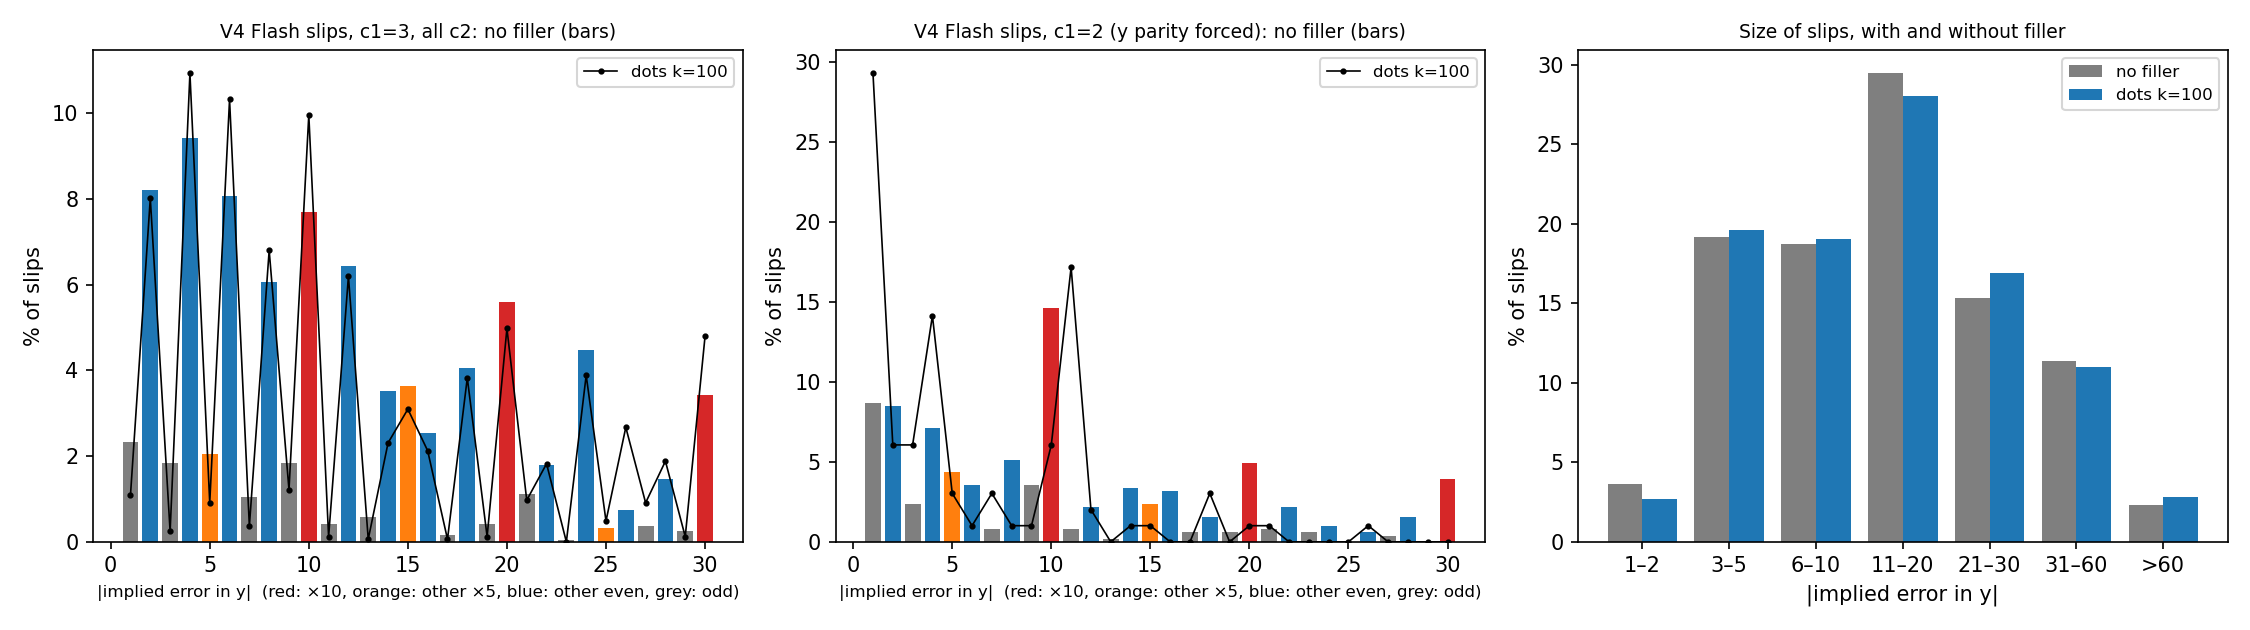

This chart was generated by the following Python code:
"""Follow-up: parity, size and offset spectrum of V4 Flash's slips (existing data, no API calls).

Run: python scripts/followup_slips.py
Task: y = c1*x +/- k1, answer z = c2*y +/- k2, with c1, c2 in {2, 3}.
Implied error in y for a wrong answer: dy = (z_wrong -/+ k2) / c2 - y, defined only when the
division is exact ("clean inverse"); other wrong answers are final-step errors and are excluded.
Parity caveats handled by splitting on the coefficients:
  - z's parity is fixed by k2 when c2 = 2, so parity is tested on dy, never on z.
  - y's parity is fixed by k1 when c1 = 2 (2x is always even), so a model that merely knows
    "twice anything is even" keeps y's parity for free. The clean test is c1 = 3.
  - with c2 = 2, a tens slip in the FINAL multiplication (z off by 10) shows up as dy = +/-5;
    with c2 = 3 it is not a clean inverse and is excluded. So c2 = 3 gives the cleanest dy.
Data: Phase 3 M=300 samples (T=1, 16 per item, no filler vs dots k=100) and the dose-response run.
Writes data/results/followup_slips.json and scripts/followup_slips.png.
"""
import json
import re
from pathlib import Path

import matplotlib
matplotlib.use("Agg")
import matplotlib.pyplot as plt
import numpy as np
import pandas as pd
from scipy.stats import wilcoxon

ROOT = Path(__file__).resolve().parents[1]
RES = ROOT / "data" / "results"
COEF = {"twice": 2, "three times": 3}
EXPR = re.compile(r"^(.+) the number for (\w+) (plus|minus) (\d+)$")
D = 30
ABS = np.arange(1, D + 1)
rng = np.random.default_rng(0)
out = {}

items = {it["idx"]: it for it in map(json.loads, open(ROOT / "data/tasks/eval.jsonl"))}
for it in items.values():
    w = EXPR.match(dict(map(tuple, it["definitions"]))[it["queried_term"]]).group(1)
    it["c1"] = COEF[w]


def implied_dy(z_wrong, it):
    rem = z_wrong - it["constant"] if it["operation"] == "plus" else z_wrong + it["constant"]
    return rem // it["coefficient"] - it["chain"]["y"] if rem % it["coefficient"] == 0 else None


def prep(df):
    df = df[df.parsed.notna() & ~df.correct].copy()
    df["z_err"] = [int(a) - items[i]["answer"] for a, i in zip(df.parsed, df.idx)]
    df["dy"] = [implied_dy(int(a), items[i]) for a, i in zip(df.parsed, df.idx)]
    df["c1"] = [items[i]["c1"] for i in df.idx]
    df["c2"] = [items[i]["coefficient"] for i in df.idx]
    # drop binding errors (question applied to another variable): they are not slips
    df = df[[int(a) not in items[i]["rivals"].values() for a, i in zip(df.parsed, df.idx)]]
    return df


p3 = pd.DataFrame(json.loads(l) for l in open(RES / "phase3_M300.jsonl"))
n_samples = p3.groupby("cond").size()
w = prep(p3[p3.cond.isin(["k0_T1.0", "F_T1.0"])])
w["cond"] = w.cond.map({"k0_T1.0": "no filler", "F_T1.0": "dots k=100"})
slips = w[w.dy.notna() & (w.dy != 0)].copy()
slips["dy"] = slips.dy.astype(int)
CONDS = ["no filler", "dots k=100"]
print(f"wrong, non-binding answers: {w.groupby('cond').size().to_dict()} | with a clean inverse: {slips.groupby('cond').size().to_dict()}")


def cluster_ci(d, fn, n=2000):
    """Bootstrap over items of a statistic fn(sub-frame)."""
    groups = [g for _, g in d.groupby("idx")]
    if len(groups) < 5:
        return float("nan"), float("nan")
    vals = [fn(pd.concat([groups[i] for i in rng.integers(0, len(groups), len(groups))])) for _ in range(n)]
    return float(np.nanpercentile(vals, 2.5)), float(np.nanpercentile(vals, 97.5))


# ---------------- 1. do slips keep the parity of y? ----------------
print("\n=== 1. share of slips whose implied y error is EVEN (chance 50%) ===")
out["parity"] = {}
even = lambda d: float((d.dy % 2 == 0).mean())
for c1 in [3, 2]:
    for c2 in [3, 2, "all"]:
        for cond in CONDS:
            d = slips[(slips.c1 == c1) & (slips.cond == cond) & ((slips.c2 == c2) if c2 != "all" else True)]
            lo, hi = cluster_ci(d, even, 1000)
            note = "  <- cleanest test" if (c1 == 3 and c2 == 3) else "  (y parity forced by k1)" if c1 == 2 else ""
            out["parity"][f"c1={c1}|c2={c2}|{cond}"] = {"share_even": even(d), "ci": [lo, hi], "n": int(len(d)), "items": int(d.idx.nunique())}
            print(f"c1={c1} c2={c2!s:3s} {cond:11s}: {even(d):.1%} [{lo:.1%}, {hi:.1%}]  (n={len(d)}, {d.idx.nunique()} items){note}")
# parity among even non-multiples of 10 vs odd, to separate "parity" from "tens slip"
d = slips[(slips.c1 == 3) & (slips.dy.abs() <= 9)]
print("c1=3, |dy| <= 9 only (no tens slips possible): share even:",
      {c: f"{even(d[d.cond == c]):.1%} (n={len(d[d.cond == c])})" for c in CONDS})
out["parity"]["c1=3_absdy_le9"] = {c: {"share_even": even(d[d.cond == c]), "n": int(len(d[d.cond == c]))} for c in CONDS}

# ---------------- 2. do slips shrink, or just become rarer? ----------------
print("\n=== 2. size of slips: |implied y error| ===")
out["size"] = {}
for label, sub in [("all slips", slips), ("c1=3 only", slips[slips.c1 == 3])]:
    for cond in CONDS:
        a = sub[sub.cond == cond].dy.abs()
        rate = len(a) / n_samples[{"no filler": "k0_T1.0", "dots k=100": "F_T1.0"}[cond]]
        out["size"][f"{label}|{cond}"] = {"n": int(len(a)), "rate_of_samples": float(rate), "median": float(a.median()), "mean": float(a.mean()),
                                         "q25": float(a.quantile(.25)), "q75": float(a.quantile(.75)), "share_le2": float((a <= 2).mean()),
                                         "share_le10": float((a <= 10).mean()), "share_gt30": float((a > 30).mean())}
        print(f"{label:10s} {cond:11s}: {rate:.1%} of samples | median {a.median():.0f} | quartiles {a.quantile(.25):.0f}-{a.quantile(.75):.0f} | "
              f"mean {a.mean():.1f} | <=2: {(a <= 2).mean():.0%} | <=10: {(a <= 10).mean():.0%} | >30: {(a > 30).mean():.0%}")
med = lambda d: d[d.cond == "dots k=100"].dy.abs().median() - d[d.cond == "no filler"].dy.abs().median()
lo, hi = cluster_ci(slips, med, 1000)
print(f"difference in median |dy| (filler - no filler): {med(slips):+.1f} [{lo:+.1f}, {hi:+.1f}]")
out["size"]["median_diff"] = {"diff": float(med(slips)), "ci": [lo, hi]}
# within-item: items with at least 4 slips in BOTH conditions
per = slips.groupby(["idx", "cond"]).dy.agg(lambda s: s.abs().median()).unstack()
cnt = slips.groupby(["idx", "cond"]).size().unstack(fill_value=0)
both = per[(cnt["no filler"] >= 4) & (cnt["dots k=100"] >= 4)].dropna()
wt = wilcoxon(both["dots k=100"], both["no filler"])
print(f"within-item (>= 4 slips in both conditions, {len(both)} items): median |dy| no filler {both['no filler'].median():.1f} "
      f"vs filler {both['dots k=100'].median():.1f}; smaller with filler in {(both['dots k=100'] < both['no filler']).mean():.0%}, "
      f"larger in {(both['dots k=100'] > both['no filler']).mean():.0%} (Wilcoxon p={wt.pvalue:.2g})")
out["size"]["within_item"] = {"n_items": int(len(both)), "median_no_filler": float(both["no filler"].median()), "median_filler": float(both["dots k=100"].median()),
                              "share_smaller": float((both["dots k=100"] < both["no filler"]).mean()), "share_larger": float((both["dots k=100"] > both["no filler"]).mean()),
                              "wilcoxon_p": float(wt.pvalue)}
# by filler length (dose-response items: 219 not at ceiling)
dose = pd.DataFrame(json.loads(l) for l in open(RES / "followup_dose.jsonl"))
run = set(dose.idx)
ends = p3[p3.cond.isin(["k0_T1.0", "F_T1.0"]) & p3.idx.isin(run)].assign(k=lambda d: np.where(d.cond == "k0_T1.0", 0, 100))
allk = pd.concat([ends, dose])
n_by_k = allk.groupby("k").size()
wk = prep(allk)
sk = wk[wk.dy.notna() & (wk.dy != 0)]
print("by filler length (219 items not at ceiling):")
out["size"]["by_k"] = {}
for k, g in sk.groupby("k"):
    a = g.dy.abs()
    out["size"]["by_k"][int(k)] = {"rate": float(len(a) / n_by_k[k]), "median": float(a.median()), "share_le10": float((a <= 10).mean()), "mean": float(a.mean())}
    print(f"  k={int(k):3d}: slips {len(a) / n_by_k[k]:.1%} of samples | median |dy| {a.median():.0f} | mean {a.mean():.1f} | <=10: {(a <= 10).mean():.0%}")

# ---------------- 3. offset spectrum of implied y errors ----------------
print("\n=== 3. offset spectrum of implied y errors (share of slips at each |dy|, +/- pooled) ===")
X = np.column_stack([np.ones(D), ABS % 2 == 0, ABS % 5 == 0, ABS % 10 == 0, 1.0 / ABS]).astype(float)
NAMES = ["baseline", "same mod 2", "same mod 5", "same mod 10", "1/|d|"]
out["spectrum"] = {}
specs = {}


def spectrum(d):
    a = d.dy.abs()
    return np.array([(a == k).mean() for k in ABS]) * 100  # % of slips


for label, sel in [("c1=3, c2=3 (cleanest)", (slips.c1 == 3) & (slips.c2 == 3)), ("c1=3, all c2", slips.c1 == 3),
                   ("c1=2 (y parity forced)", slips.c1 == 2), ("all", slips.c1 > 0)]:
    for cond in CONDS:
        d = slips[sel & (slips.cond == cond)]
        s = spectrum(d)
        specs[(label, cond)] = s
        coef = np.linalg.lstsq(X, s, rcond=None)[0]
        groups = [g for _, g in d.groupby("idx")]
        boot = np.array([np.linalg.lstsq(X, spectrum(pd.concat([groups[i] for i in rng.integers(0, len(groups), len(groups))])), rcond=None)[0]
                         for _ in range(500)])
        res = {n: {"coef": float(c), "ci": [float(np.percentile(boot[:, j], 2.5)), float(np.percentile(boot[:, j], 97.5))]} for j, (n, c) in enumerate(zip(NAMES, coef))}
        res["share_within_30"] = float((d.dy.abs() <= D).mean())
        res["n"] = int(len(d))
        res["spectrum_pct_of_slips"] = {int(k): float(v) for k, v in zip(ABS, s)}
        out["spectrum"][f"{label}|{cond}"] = res
        print(f"\n{label} | {cond} (n={len(d)}, {(d.dy.abs() <= D).mean():.0%} within ±{D})")
        print("  % of slips at |dy| = 1..20: " + " ".join(f"{k}:{v:.1f}" for k, v in zip(ABS[:20], s[:20])))
        print("  regression (pp): " + " | ".join(f"{n} {res[n]['coef']:+.2f} [{res[n]['ci'][0]:+.2f}, {res[n]['ci'][1]:+.2f}]" for n in NAMES[1:]))
        print(f"  contrasts (pp): ±5 vs ±3,±7: {s[4] - (s[2] + s[6]) / 2:+.2f} | ±10 vs ±8,±12: {s[9] - (s[7] + s[11]) / 2:+.2f} | "
              f"even vs odd (|d|<=9, non-multiples of 5): {s[[1, 3, 5, 7]].mean() - s[[0, 2, 6, 8]].mean():+.2f} | ±1 vs ±3: {s[0] - s[2]:+.2f}")

# compare with the Brauer decode halo around the computed sum
bh = json.load(open(RES / "followup_brauer_spectrum.json"))
for model in ["deepseek_v3", "kimi_k2"]:
    halo = np.array([bh[f"{model}|sum"]["excess_by_abs_offset"][str(k)] for k in ABS])
    for label in ["c1=3, c2=3 (cleanest)", "c1=3, all c2", "all"]:
        r = float(np.corrcoef(halo, specs[(label, "no filler")])[0, 1])
        out["spectrum"][f"corr_{model}_halo_vs_{label}"] = r
        print(f"correlation over |d| = 1..30, {model} decode halo vs V4 Flash slips ({label}, no filler): r = {r:.2f}")
json.dump(out, open(RES / "followup_slips.json", "w"), indent=1)

fig, axes = plt.subplots(1, 3, figsize=(15, 4.2))
colors = ["C3" if a % 10 == 0 else "C1" if a % 5 == 0 else "C0" if a % 2 == 0 else "C7" for a in ABS]
for ax, label in zip(axes[:2], ["c1=3, all c2", "c1=2 (y parity forced)"]):
    ax.bar(ABS, specs[(label, "no filler")], color=colors)
    ax.plot(ABS, specs[(label, "dots k=100")], "k.-", lw=0.8, ms=4, label="dots k=100")
    ax.set_title(f"V4 Flash slips, {label}: no filler (bars)", fontsize=9)
    ax.set_xlabel("|implied error in y|  (red: ×10, orange: other ×5, blue: other even, grey: odd)", fontsize=8)
    ax.set_ylabel("% of slips")
    ax.legend(fontsize=8)
bins = [0, 2, 5, 10, 20, 30, 60, 1000]
labels = ["1–2", "3–5", "6–10", "11–20", "21–30", "31–60", ">60"]
for off, cond, color in [(-0.2, "no filler", "C7"), (0.2, "dots k=100", "C0")]:
    a = slips[slips.cond == cond].dy.abs()
    h = np.histogram(a, bins=bins)[0] / len(a) * 100
    axes[2].bar(np.arange(len(labels)) + off, h, 0.4, color=color, label=cond)
axes[2].set_xticks(range(len(labels)))
axes[2].set_xticklabels(labels)
axes[2].set_xlabel("|implied error in y|")
axes[2].set_ylabel("% of slips")
axes[2].set_title("Size of slips, with and without filler", fontsize=9)
axes[2].legend(fontsize=8)
fig.tight_layout()
fig.savefig(Path(__file__).parent / "followup_slips.png", dpi=150)

# ---------------- 1b. answer parity vs intermediate parity (added after the first pass) ----------------
# For c2 = 3, dy's parity equals the parity of the answer error, so "dy even" cannot separate
# "y's parity is kept" from "the answer's parity is kept". Only c2 = 2 separates them.
# Structural errors (sign flips etc.) are dropped here because a sign flip is always an even error.
ap_ = lambda c, op, k, v: c * v + k if op == "plus" else c * v - k
fl_ = lambda op: "minus" if op == "plus" else "plus"


def structural(a, it):
    w_, ref, op1, k1 = EXPR.match(dict(map(tuple, it["definitions"]))[it["queried_term"]]).groups()
    c1, k1, x, y = COEF[w_], int(k1), it["chain"]["x"], it["chain"]["y"]
    c2, op2, k2 = it["coefficient"], it["operation"], it["constant"]
    others = [v for n, v in it["values"].items() if n != it["queried_term"]]
    ys = {ap_(c1, fl_(op1), k1, x), c1 * x} | {ap_(c, op1, k1, x) for c in (2, 3) if c != c1} | {ap_(c1, op1, k1, v) for v in others if v != x}
    return a in {ap_(c2, op2, k2, v) for v in ys} | {ap_(c2, fl_(op2), k2, y), c2 * y, y, ap_(1, op2, k2, y)} | {ap_(c, op2, k2, y) for c in (2, 3) if c != c2}


w["struct"] = [structural(int(a), items[i]) for a, i in zip(w.parsed, w.idx)]
ww = w[~w.struct]
out["answer_parity"], out["dy_parity_nonstructural"] = {}, {}
print("\n=== 1b. parity of the FINAL ANSWER kept (answer error even), non-structural wrong answers ===")
for c2 in (2, 3):
    for cond in CONDS:
        d = ww[(ww.c2 == c2) & (ww.cond == cond)]
        r = {"n": int(len(d)), "answer_error_even": float((d.z_err % 2 == 0).mean()), "divisible_by_c2": float((d.z_err % c2 == 0).mean()),
             "divisible_by_2c2": float((d.z_err % (2 * c2) == 0).mean())}
        out["answer_parity"][f"c2={c2}|{cond}"] = r
        print(f"c2={c2} {cond:11s}: answer error even {r['answer_error_even']:.1%} | divisible by c2 {r['divisible_by_c2']:.1%} | "
              f"divisible by 2*c2 {r['divisible_by_2c2']:.1%} (n={len(d)})")
s2 = ww[ww.dy.notna() & (ww.dy != 0)].copy()
s2["dy"] = s2.dy.astype(int)
print("parity of the implied y error, structural errors dropped (c2 = 2 is the only cell not tied to answer parity):")
for c1 in (3, 2):
    for c2 in (3, 2):
        for cond in CONDS:
            d = s2[(s2.c1 == c1) & (s2.c2 == c2) & (s2.cond == cond)]
            if len(d) < 20:
                continue
            lo, hi = cluster_ci(d, even, 600)
            out["dy_parity_nonstructural"][f"c1={c1}|c2={c2}|{cond}"] = {"share_even": even(d), "ci": [lo, hi], "n": int(len(d)),
                                                                        "share_even_excl_multiples_of_5": even(d[d.dy % 5 != 0])}
            print(f"  c1={c1} c2={c2} {cond:11s}: even {even(d):.1%} [{lo:.1%}, {hi:.1%}] (n={len(d)}) | excluding multiples of 5: {even(d[d.dy % 5 != 0]):.1%}")
out["size"]["nonstructural"] = {c: {"median": float(s2[s2.cond == c].dy.abs().median()), "mean": float(s2[s2.cond == c].dy.abs().mean()),
                                    "share_undershoot": float((s2[s2.cond == c].dy < 0).mean())} for c in CONDS}
print("size with structural errors dropped:", out["size"]["nonstructural"])
json.dump(out, open(RES / "followup_slips.json", "w"), indent=1)
